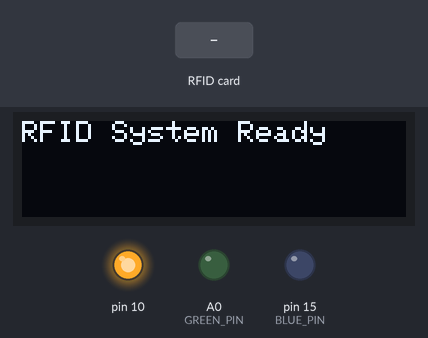
The sketch below on a simulated Arduino Uno, built with avr-gcc and run on an emulated ATmega328P. On the bench: 128×32 one-colour display, output pins drawn as LEDs (lit = HIGH). Inputs (shaded band) come from the test bench. Random numbers use the default seed unless the sketch sets one; what the sketch prints to the serial monitor is not drawn.

Above: at 1.2 s.
1.3 s: RFID card 5E 7A 19 C4 held to the reader
At 2.2 s:
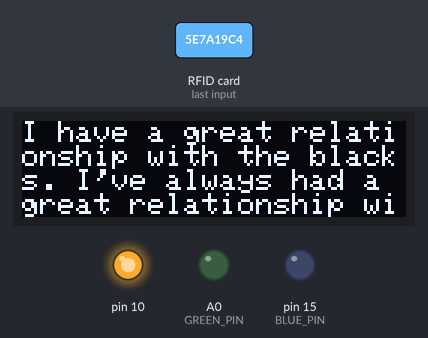
At 7.2 s:
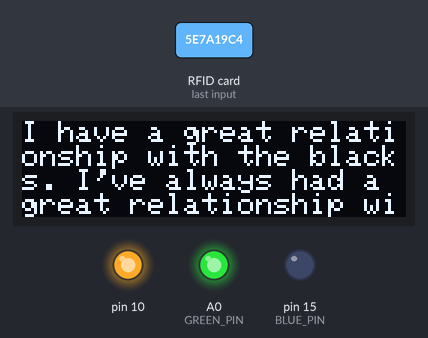
Timing chart, 0 to 8.8 s (numbered marks = the images above; inputs shaded):
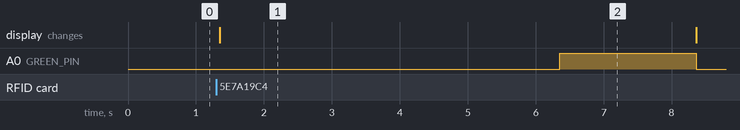

The sketch:

TrumpOrHitlerQuote.ino
```cpp
#include <Wire.h>
#include <SPI.h>
#include <Adafruit_GFX.h>
#include <Adafruit_SSD1306.h>
#include <MFRC522.h>

// OLED display settings
#define SCREEN_WIDTH 128
#define SCREEN_HEIGHT 32
#define OLED_RESET    -1
#define SCREEN_ADDRESS 0x3C
Adafruit_SSD1306 display(SCREEN_WIDTH, SCREEN_HEIGHT, &Wire, OLED_RESET);

// RFID RC522 settings
#define RST_PIN 2
#define SS_PIN  5
MFRC522 mfrc522(SS_PIN, RST_PIN);

// RGB LED pins (Changed to 13, 14, 15)
#define RED_PIN   13
#define GREEN_PIN 14
#define BLUE_PIN  15

// Quotes arrays
const char* trumpQuotes[] = {
  "I will be the greatest jobs president that God ever created.",
  "I have a great relationship with the blacks. I've always had a great relationship with the blacks.",
  "I know words, I have the best words."
};

const char* hitlerQuotes[] = {
  "The great masses of the people will more easily fall victims to a big lie than to a small one.",
  "If you tell a big enough lie and tell it frequently enough, it will be believed.",
  "He alone, who owns the youth, gains the future."
};

void setup() {
  Serial.begin(115200);

  // Initialize OLED display
  if (!display.begin(SSD1306_SWITCHCAPVCC, SCREEN_ADDRESS)) {
    Serial.println(F("SSD1306 allocation failed"));
    for (;;);
  }
  display.clearDisplay();
  display.setTextColor(SSD1306_WHITE);
  display.setTextSize(1);
  display.setCursor(0, 0);
  display.print("RFID System Ready");
  display.display();

  // Initialize SPI for RFID module
  SPI.begin();
  mfrc522.PCD_Init();
  Serial.println("RFID reader initialized");

  // Initialize RGB LED pins
  pinMode(RED_PIN, OUTPUT);
  pinMode(GREEN_PIN, OUTPUT);
  pinMode(BLUE_PIN, OUTPUT);
  turnOffLEDs();

  // Initialize random seed
  randomSeed(analogRead(A0));
}

void loop() {
  // Look for a new RFID card
  if (!mfrc522.PICC_IsNewCardPresent() || !mfrc522.PICC_ReadCardSerial()) {
    return;
  }

  // Generate a random quote and display it
  int speaker = random(2); // 0 for Trump, 1 for Hitler
  displayRandomQuote(speaker);

  // Wait 5 seconds before showing LED result
  delay(5000);

  // Light up LED based on the speaker
  lightUpLED(speaker);

  // Wait 2 seconds, then reset display and LEDs
  delay(2000);
  resetDisplay();
  turnOffLEDs();
}

void displayRandomQuote(int speaker) {
  display.clearDisplay();
  display.setTextSize(1);
  display.setCursor(0, 0);

  if (speaker == 0) { // Trump quote
    int index = random(0, sizeof(trumpQuotes) / sizeof(trumpQuotes[0]));
    display.print(trumpQuotes[index]);
  } else { // Hitler quote
    int index = random(0, sizeof(hitlerQuotes) / sizeof(hitlerQuotes[0]));
    display.print(hitlerQuotes[index]);
  }
  display.display();
}

void lightUpLED(int speaker) {
  if (speaker == 0) {
    // Green for Trump
    analogWrite(RED_PIN, 0);
    analogWrite(GREEN_PIN, 255);
    analogWrite(BLUE_PIN, 0);
  } else {
    // Red for Hitler
    analogWrite(RED_PIN, 255);
    analogWrite(GREEN_PIN, 0);
    analogWrite(BLUE_PIN, 0);
  }
}

void turnOffLEDs() {
  analogWrite(RED_PIN, 0);
  analogWrite(GREEN_PIN, 0);
  analogWrite(BLUE_PIN, 0);
}

void resetDisplay() {
  display.clearDisplay();
  display.setCursor(0, 0);
  display.print("RFID System Ready");
  display.display();
}
```

Measured:
- after the input at 1.3 s, A0 (GREEN_PIN): LOW → HIGH after 5.1 s, → LOW 2.0 s later; the display: changes after 0.05 s (image 1)
